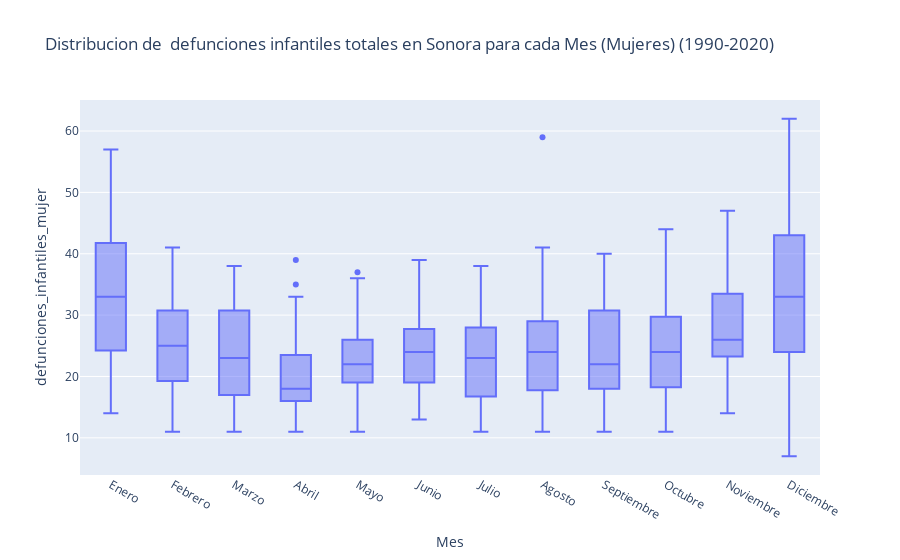

Notebook code for this chart:
### Code cell
#BoxPlot para las defunciones infantiles totales para cada mes (Mujeres)
fig = px.box(defunciones_infantiles_clean, x="Mes", y="defunciones_infantiles_mujer", 
             title='Distribucion de  defunciones infantiles totales en Sonora para cada Mes (Mujeres) (1990-2020)',
                labels={'defunciones_infantiles_total' : 'Defunciones infantiles'},
                 category_orders={"Mes": ['Enero',
                                        'Febrero',
                                        'Marzo',
                                        'Abril',
                                        'Mayo',
                                        'Junio',
                                        'Julio',
                                        'Agosto',
                                        'Septiembre',
                                        'Octubre',
                                        'Noviembre',
                                        'Diciembre']})

fig.show()

### Figure 1 — Plotly figure (JSON) as saved in the notebook; plotly's stock layout.template omitted (floating-point values rounded to 4 significant figures; data arrays with more than 128 entries replaced by an {"elided": "..."} marker saying what was removed)
{"data": [{"alignmentgroup": "True", "hovertemplate": "Mes=%{x}<br>defunciones_infantiles_mujer=%{y}<extra></extra>", "legendgroup": "", "marker": {"color": "#636efa"}, "name": "", "notched": false, "offsetgroup": "", "orientation": "v", "showlegend": false, "type": "box", "x": {"elided": "372 str values"}, "x0": " ", "xaxis": "x", "y": {"elided": "372 int values"}, "y0": " ", "yaxis": "y"}], "layout": {"boxmode": "group", "legend": {"tracegroupgap": 0}, "title": {"text": "Distribucion de  defunciones infantiles totales en Sonora para cada Mes (Mujeres) (1990-2020)"}, "xaxis": {"anchor": "y", "categoryarray": ["Enero", "Febrero", "Marzo", "Abril", "Mayo", "Junio", "Julio", "Agosto", "Septiembre", "Octubre", "Noviembre", "Diciembre"], "categoryorder": "array", "domain": [0, 1], "title": {"text": "Mes"}}, "yaxis": {"anchor": "x", "domain": [0, 1], "title": {"text": "defunciones_infantiles_mujer"}}}}
